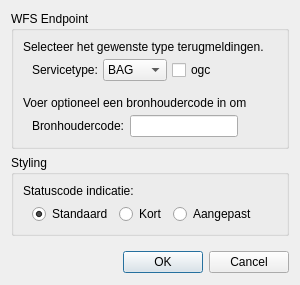
<?xml version="1.0" encoding="UTF-8"?>
<ui version="4.0">
 <class>Dialog</class>
 <widget class="QDialog" name="Dialog">
  <property name="sizePolicy">
   <sizepolicy hsizetype="MinimumExpanding" vsizetype="MinimumExpanding">
    <horstretch>0</horstretch>
    <verstretch>0</verstretch>
   </sizepolicy>
  </property>
  <property name="windowTitle">
   <string>Dialog</string>
  </property>
  <layout class="QVBoxLayout" name="verticalLayout">
   <item>
    <widget class="QGroupBox" name="endpointGroup">
     <property name="title">
      <string>WFS Endpoint</string>
     </property>
     <layout class="QVBoxLayout" name="verticalLayout_2">
      <property name="spacing">
       <number>15</number>
      </property>
      <item>
       <layout class="QVBoxLayout" name="serviceGroup">
        <property name="spacing">
         <number>5</number>
        </property>
        <item>
         <widget class="QLabel" name="serviceInfo">
          <property name="text">
           <string>Selecteer het gewenste type terugmeldingen.</string>
          </property>
         </widget>
        </item>
        <item>
         <layout class="QHBoxLayout" name="serviceLayout">
          <property name="leftMargin">
           <number>9</number>
          </property>
          <item>
           <widget class="QLabel" name="serviceLabel">
            <property name="minimumSize">
             <size>
              <width>0</width>
              <height>0</height>
             </size>
            </property>
            <property name="text">
             <string>Servicetype:</string>
            </property>
           </widget>
          </item>
          <item>
           <widget class="QComboBox" name="serviceCombo">
            <item>
             <property name="text">
              <string notr="true">BAG</string>
             </property>
            </item>
            <item>
             <property name="text">
              <string notr="true">BGT</string>
             </property>
            </item>
            <item>
             <property name="text">
              <string notr="true">BRT</string>
             </property>
            </item>
            <item>
             <property name="text">
              <string notr="true">3DB</string>
             </property>
            </item>
            <item>
             <property name="text">
              <string notr="true">AERO</string>
             </property>
            </item>
           </widget>
          </item>
          <item>
           <widget class="QCheckBox" name="serviceType">
            <property name="text">
             <string notr="true">ogc</string>
            </property>
           </widget>
          </item>
          <item>
           <spacer name="serviceSpacer">
            <property name="orientation">
             <enum>Qt::Horizontal</enum>
            </property>
            <property name="sizeHint" stdset="0">
             <size>
              <width>20</width>
              <height>20</height>
             </size>
            </property>
           </spacer>
          </item>
         </layout>
        </item>
       </layout>
      </item>
      <item>
       <layout class="QVBoxLayout" name="filterGroup">
        <property name="spacing">
         <number>5</number>
        </property>
        <item>
         <widget class="QLabel" name="filterInfo">
          <property name="text">
           <string>Voer optioneel een bronhoudercode in om</string>
          </property>
         </widget>
        </item>
        <item>
         <layout class="QHBoxLayout" name="filterLayout">
          <property name="leftMargin">
           <number>9</number>
          </property>
          <item>
           <widget class="QLabel" name="filterLabel">
            <property name="text">
             <string>Bronhoudercode:</string>
            </property>
           </widget>
          </item>
          <item>
           <widget class="QLineEdit" name="filterString"/>
          </item>
          <item>
           <spacer name="filterSpacer">
            <property name="orientation">
             <enum>Qt::Horizontal</enum>
            </property>
            <property name="sizeHint" stdset="0">
             <size>
              <width>20</width>
              <height>20</height>
             </size>
            </property>
           </spacer>
          </item>
         </layout>
        </item>
       </layout>
      </item>
     </layout>
    </widget>
   </item>
   <item>
    <widget class="QGroupBox" name="stylingGroup">
     <property name="title">
      <string>Styling</string>
     </property>
     <layout class="QVBoxLayout" name="verticalLayout_4">
      <item>
       <widget class="QLabel" name="stylingNote">
        <property name="text">
         <string>Statuscode indicatie:</string>
        </property>
       </widget>
      </item>
      <item>
       <layout class="QHBoxLayout" name="stylingOptions">
        <property name="leftMargin">
         <number>9</number>
        </property>
        <item>
         <widget class="QRadioButton" name="stylingOption1">
          <property name="text">
           <string>Standaard</string>
          </property>
          <property name="checked">
           <bool>true</bool>
          </property>
         </widget>
        </item>
        <item>
         <widget class="QRadioButton" name="stylingOption2">
          <property name="text">
           <string>Kort</string>
          </property>
         </widget>
        </item>
        <item>
         <widget class="QRadioButton" name="stylingOption3">
          <property name="text">
           <string>Aangepast</string>
          </property>
         </widget>
        </item>
        <item>
         <spacer name="horizontalSpacer">
          <property name="orientation">
           <enum>Qt::Horizontal</enum>
          </property>
          <property name="sizeHint" stdset="0">
           <size>
            <width>20</width>
            <height>20</height>
           </size>
          </property>
         </spacer>
        </item>
       </layout>
      </item>
     </layout>
    </widget>
   </item>
   <item>
    <spacer name="verticalSpacer_1">
     <property name="orientation">
      <enum>Qt::Vertical</enum>
     </property>
     <property name="sizeType">
      <enum>QSizePolicy::Fixed</enum>
     </property>
     <property name="sizeHint" stdset="0">
      <size>
       <width>20</width>
       <height>9</height>
      </size>
     </property>
    </spacer>
   </item>
   <item>
    <widget class="QDialogButtonBox" name="buttonBox">
     <property name="orientation">
      <enum>Qt::Horizontal</enum>
     </property>
     <property name="standardButtons">
      <set>QDialogButtonBox::Cancel|QDialogButtonBox::Ok</set>
     </property>
     <property name="centerButtons">
      <bool>false</bool>
     </property>
    </widget>
   </item>
   <item>
    <spacer name="verticalSpacer_2">
     <property name="orientation">
      <enum>Qt::Vertical</enum>
     </property>
     <property name="sizeType">
      <enum>QSizePolicy::MinimumExpanding</enum>
     </property>
     <property name="sizeHint" stdset="0">
      <size>
       <width>20</width>
       <height>1</height>
      </size>
     </property>
    </spacer>
   </item>
  </layout>
 </widget>
 <resources/>
 <connections>
  <connection>
   <sender>buttonBox</sender>
   <signal>accepted()</signal>
   <receiver>Dialog</receiver>
   <slot>accept()</slot>
   <hints>
    <hint type="sourcelabel">
     <x>248</x>
     <y>254</y>
    </hint>
    <hint type="destinationlabel">
     <x>157</x>
     <y>274</y>
    </hint>
   </hints>
  </connection>
  <connection>
   <sender>buttonBox</sender>
   <signal>rejected()</signal>
   <receiver>Dialog</receiver>
   <slot>reject()</slot>
   <hints>
    <hint type="sourcelabel">
     <x>316</x>
     <y>260</y>
    </hint>
    <hint type="destinationlabel">
     <x>286</x>
     <y>274</y>
    </hint>
   </hints>
  </connection>
 </connections>
</ui>
